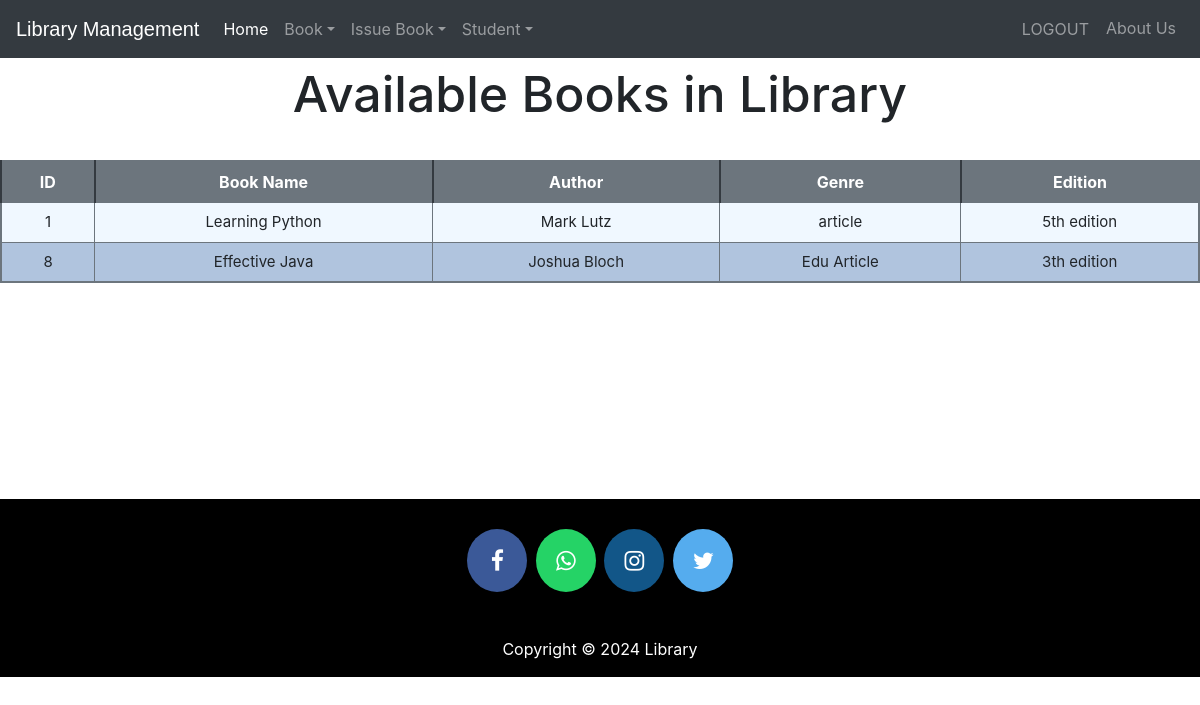
Screenshot of /viewbook (signed in) with the database file from the repository.
### libraryapp/models.py (models this page shows, shortened)
class Book(models.Model):
    title = models.CharField(max_length=100)
    author = models.CharField(max_length=100)
    isbn = models.CharField(max_length=20)
    genre = models.CharField(max_length=50)
    edition = models.CharField(max_length=50)
    cover_image = models.ImageField(upload_to='book_covers', null=True, blank=True)

### libraryapp/views.py (the view)
# urls.py: path('viewbook',views.viewbook_view),
@login_required(login_url='adminlogin')
def viewbook_view(request):
    books = models.Book.objects.all()
    return render(request,'viewbook.html',{'books':books})

### templates/viewbook.html (shortened to what this page needs)
<!DOCTYPE html>
<html lang="en" dir="ltr">
<head>
</head>
<body>
    {% include "navbaradmin.html" %}
    <br>
    <br>
    <h3 class="p-3 mb-2 text-black" style="font-size: 50px; text-align:center;">Available Books in Library</h3>
    {% if books %}
    <table class="redTable ">
        <thead>
            <tr>
                <th>ID</th>
                <th>Book Name</th>
                <th>Author</th>
                <th>Genre</th>
                <th>Edition</th>
            </tr>
        </thead>
        <tbody>
            {% for book in books %}
            <tr>
                <td>{{ book.id }}</td>
                <td>{{ book.title }}</td>
                <td>{{ book.author }}</td>
                <td>{{ book.genre }}</td>
                <td>{{ book.edition }}th edition</td>
                 </tr>
            {% endfor %}
        </tbody>
    </table>
    {% else %}
    <h1>No books available</h1>
    {% endif %}
    <br><br><br><br><br><br><br><br><br>
    {% include "footer.html" %}
</body>
</html>

### templates/viewbook.html (style rules this page uses)
body { font-family: Arial, sans-serif; }
table.redTable { border: 2px solid #6c757d; background-color: #F0F8FF; width: 100%; text-align: center; border-collapse: collapse; margin-top: 20px; }
table.redTable td, table.redTable th { border: 1px solid #6c757d; padding: 8px 10px; }
table.redTable tbody td { font-size: 15px; }
table.redTable tr:nth-child(even) { background: #B0C4DE; }
table.redTable thead { background: #6c757d; color: #FFFFFF; }
table.redTable thead th { font-size: 16px; font-weight: bold; border-left: 2px solid #343a40; }
h3 { font-size: 30px; text-align: center; margin-top: 20px; margin-bottom: 30px; }

### rows the page displays
Book: id "1", title "Learning Python", author "Mark Lutz", genre "article", edition "5"
Book: id "8", title "Effective Java", author "Joshua Bloch", genre "Edu Article", edition "3"
